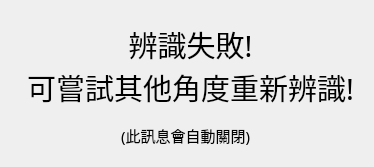
<?xml version="1.0" encoding="UTF-8"?>
<ui version="4.0">
 <class>Dialog</class>
 <widget class="QDialog" name="Dialog">
  <property name="geometry">
   <rect>
    <x>0</x>
    <y>0</y>
    <width>374</width>
    <height>167</height>
   </rect>
  </property>
  <property name="windowTitle">
   <string>Dialog</string>
  </property>
  <widget class="QLabel" name="label">
   <property name="geometry">
    <rect>
     <x>20</x>
     <y>20</y>
     <width>341</width>
     <height>91</height>
    </rect>
   </property>
   <property name="font">
    <font>
     <family>Agency FB</family>
     <pointsize>22</pointsize>
    </font>
   </property>
   <property name="text">
    <string>辨識失敗!
可嘗試其他角度重新辨識!</string>
   </property>
   <property name="alignment">
    <set>Qt::AlignCenter</set>
   </property>
  </widget>
  <widget class="QLabel" name="label_2">
   <property name="geometry">
    <rect>
     <x>110</x>
     <y>120</y>
     <width>151</width>
     <height>31</height>
    </rect>
   </property>
   <property name="font">
    <font>
     <family>Agency FB</family>
     <pointsize>11</pointsize>
    </font>
   </property>
   <property name="text">
    <string>(此訊息會自動關閉)</string>
   </property>
   <property name="alignment">
    <set>Qt::AlignCenter</set>
   </property>
  </widget>
 </widget>
 <resources/>
 <connections/>
</ui>
